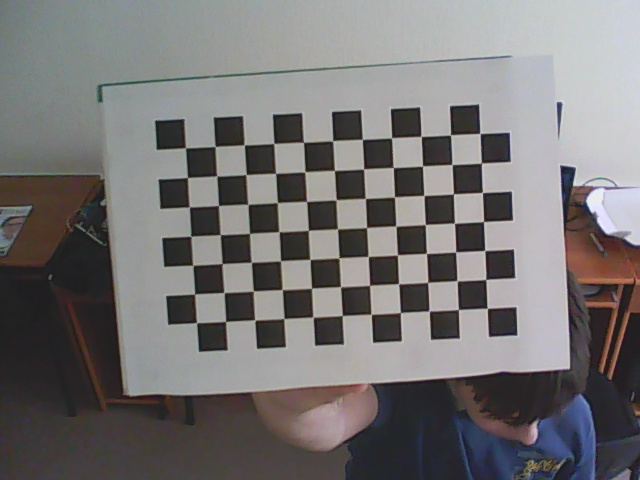
//> input picture chess_photo/left0.jpg, 640 x 480 px
$ ./rect   (built with g++ and OpenCV 4)
//> lines starting //> are read from the running program, lines starting //| are printed output that depends on the picture
/* This is sample from the OpenCV book. The copyright notice is below */

/* *************** License:**************************
   Oct. 3, 2008
   Right to use this code in any way you want without warranty, support or any guarantee of it working.

   BOOK: It would be nice if you cited it:
   Learning OpenCV: Computer Vision with the OpenCV Library
     by Gary Bradski and Adrian Kaehler
     Published by O'Reilly Media, October 3, 2008

   AVAILABLE AT:
     http://www.amazon.com/Learning-OpenCV-Computer-Vision-Library/dp/0596516134
     Or: http://oreilly.com/catalog/9780596516130/
     ISBN-10: 0596516134 or: ISBN-13: 978-0596516130

   OTHER OPENCV SITES:
   * The source code is on sourceforge at:
     http://sourceforge.net/projects/opencvlibrary/
   * The OpenCV wiki page (As of Oct 1, 2008 this is down for changing over servers, but should come back):
     http://opencvlibrary.sourceforge.net/
   * An active user group is at:
     http://tech.groups.yahoo.com/group/OpenCV/
   * The minutes of weekly OpenCV development meetings are at:
     http://code.opencv.org/projects/opencv/wiki/Meeting_notes
   ************************************************** */

#include "opencv2/calib3d/calib3d.hpp"
#include "opencv2/highgui/highgui.hpp"
#include "opencv2/imgproc/imgproc.hpp"

#include <vector>
#include <string>
#include <algorithm>
#include <iostream>
#include <iterator>
#include <stdio.h>
#include <stdlib.h>
#include <ctype.h>

/*
using namespace cv;
using namespace std;

static int print_help()
{
    cout <<
            " Given a list of chessboard images, the number of corners (nx, ny)\n"
            " on the chessboards, and a flag: useCalibrated for \n"
            "   calibrated (0) or\n"
            "   uncalibrated \n"
            "     (1: use cvStereoCalibrate(), 2: compute fundamental\n"
            "         matrix separately) stereo. \n"
            " Calibrate the cameras and display the\n"
            " rectified results along with the computed disparity images.   \n" << endl;
    return 0;
}


static void
StereoCalib(const vector<string>& imagelist, Size boardSize, bool useCalibrated=true, bool showRectified=true)
{
    if( imagelist.size() % 2 != 0 )
    {
        cout << "Error: the image list contains odd (non-even) number of elements\n";
        return;
    }

    bool displayCorners = false;
    const int maxScale = 2;
    const float squareSize = 1.f;  // Set this to your actual square size
    // ARRAY AND VECTOR STORAGE:

    vector<vector<Point2f> > imagePoints[2];
    vector<vector<Point3f> > objectPoints;
    Size imageSize;

    int i, j, k, nimages = (int)imagelist.size()/2;

    imagePoints[0].resize(nimages);
    imagePoints[1].resize(nimages);
    vector<string> goodImageList;

    for( i = j = 0; i < nimages; i++ )
    {
        for( k = 0; k < 2; k++ )
        {
            const string& filename = imagelist[i*2+k];
            Mat img = imread(filename, 0);
            if(img.empty())
                break;
            if( imageSize == Size() )
                imageSize = img.size();
            else if( img.size() != imageSize )
            {
                cout << "The image " << filename << " has the size different from the first image size. Skipping the pair\n";
                break;
            }
            bool found = false;
            vector<Point2f>& corners = imagePoints[k][j];
            for( int scale = 1; scale <= maxScale; scale++ )
            {
                Mat timg;
                if( scale == 1 )
                    timg = img;
                else
                    resize(img, timg, Size(), scale, scale);
                found = findChessboardCorners(timg, boardSize, corners,
                    CV_CALIB_CB_ADAPTIVE_THRESH | CV_CALIB_CB_NORMALIZE_IMAGE);
                if( found )
                {
                    if( scale > 1 )
                    {
                        Mat cornersMat(corners);
                        cornersMat *= 1./scale;
                    }
                    break;
                }
            }
            if( displayCorners )
            {
                cout << filename << endl;
                Mat cimg, cimg1;
                cvtColor(img, cimg, CV_GRAY2BGR);
                drawChessboardCorners(cimg, boardSize, corners, found);
                double sf = 640./MAX(img.rows, img.cols);
                resize(cimg, cimg1, Size(), sf, sf);
                imshow("corners", cimg1);
                char c = (char)waitKey(500);
                if( c == 27 || c == 'q' || c == 'Q' ) //Allow ESC to quit
                    exit(-1);
            }
            else
                putchar('.');
            if( !found )
                break;
            cornerSubPix(img, corners, Size(11,11), Size(-1,-1),
                         TermCriteria(CV_TERMCRIT_ITER+CV_TERMCRIT_EPS,
                                      30, 0.01));
        }
        if( k == 2 )
        {
            goodImageList.push_back(imagelist[i*2]);
            goodImageList.push_back(imagelist[i*2+1]);
            j++;
        }
    }
    cout << j << " pairs have been successfully detected.\n";
    nimages = j;
    if( nimages < 2 )
    {
        cout << "Error: too little pairs to run the calibration\n";
        return;
    }

    imagePoints[0].resize(nimages);
    imagePoints[1].resize(nimages);
    objectPoints.resize(nimages);

    for( i = 0; i < nimages; i++ )
    {
        for( j = 0; j < boardSize.height; j++ )
            for( k = 0; k < boardSize.width; k++ )
                objectPoints[i].push_back(Point3f(j*squareSize, k*squareSize, 0));
    }

    cout << "Running stereo calibration ...\n";

    Mat cameraMatrix[2], distCoeffs[2];
    cameraMatrix[0] = Mat::eye(3, 3, CV_64F);
    cameraMatrix[1] = Mat::eye(3, 3, CV_64F);
    Mat R, T, E, F;

    double rms = stereoCalibrate(objectPoints, imagePoints[0], imagePoints[1],
                    cameraMatrix[0], distCoeffs[0],
                    cameraMatrix[1], distCoeffs[1],
                    imageSize, R, T, E, F,
                    TermCriteria(CV_TERMCRIT_ITER+CV_TERMCRIT_EPS, 100, 1e-5),
                    CV_CALIB_FIX_ASPECT_RATIO +
                    CV_CALIB_ZERO_TANGENT_DIST +
                    CV_CALIB_SAME_FOCAL_LENGTH +
                    CV_CALIB_RATIONAL_MODEL +
                    CV_CALIB_FIX_K3 + CV_CALIB_FIX_K4 + CV_CALIB_FIX_K5);
    cout << "done with RMS error=" << rms << endl;

// CALIBRATION QUALITY CHECK
// because the output fundamental matrix implicitly
// includes all the output information,
// we can check the quality of calibration using the
// epipolar geometry constraint: m2^t*F*m1=0
    double err = 0;
    int npoints = 0;
    vector<Vec3f> lines[2];
    for( i = 0; i < nimages; i++ )
    {
        int npt = (int)imagePoints[0][i].size();
        Mat imgpt[2];
        for( k = 0; k < 2; k++ )
        {
            imgpt[k] = Mat(imagePoints[k][i]);
            undistortPoints(imgpt[k], imgpt[k], cameraMatrix[k], distCoeffs[k], Mat(), cameraMatrix[k]);
            computeCorrespondEpilines(imgpt[k], k+1, F, lines[k]);
        }
        for( j = 0; j < npt; j++ )
        {
            double errij = fabs(imagePoints[0][i][j].x*lines[1][j][0] +
                                imagePoints[0][i][j].y*lines[1][j][1] + lines[1][j][2]) +
                           fabs(imagePoints[1][i][j].x*lines[0][j][0] +
                                imagePoints[1][i][j].y*lines[0][j][1] + lines[0][j][2]);
            err += errij;
        }
        npoints += npt;
    }
    cout << "average reprojection err = " <<  err/npoints << endl;

    // save intrinsic parameters
    FileStorage fs("intrinsics.yml", CV_STORAGE_WRITE);
    if( fs.isOpened() )
    {
        fs << "M1" << cameraMatrix[0] << "D1" << distCoeffs[0] <<
            "M2" << cameraMatrix[1] << "D2" << distCoeffs[1];
        fs.release();
    }
    else
        cout << "Error: can not save the intrinsic parameters\n";

    Mat R1, R2, P1, P2, Q;
    Rect validRoi[2];

    stereoRectify(cameraMatrix[0], distCoeffs[0],
                  cameraMatrix[1], distCoeffs[1],
                  imageSize, R, T, R1, R2, P1, P2, Q,
                  CALIB_ZERO_DISPARITY, 1, imageSize, &validRoi[0], &validRoi[1]);

    fs.open("extrinsics.yml", CV_STORAGE_WRITE);
    if( fs.isOpened() )
    {
        fs << "R" << R << "T" << T << "R1" << R1 << "R2" << R2 << "P1" << P1 << "P2" << P2 << "Q" << Q;
        fs.release();
    }
    else
        cout << "Error: can not save the intrinsic parameters\n";

    // OpenCV can handle left-right
    // or up-down camera arrangements
    bool isVerticalStereo = fabs(P2.at<double>(1, 3)) > fabs(P2.at<double>(0, 3));

// COMPUTE AND DISPLAY RECTIFICATION
    if( !showRectified )
        return;

    Mat rmap[2][2];
// IF BY CALIBRATED (BOUGUET'S METHOD)
    if( useCalibrated )
    {
        // we already computed everything
    }
// OR ELSE HARTLEY'S METHOD
    else
 // use intrinsic parameters of each camera, but
 // compute the rectification transformation directly
 // from the fundamental matrix
    {
        vector<Point2f> allimgpt[2];
        for( k = 0; k < 2; k++ )
        {
            for( i = 0; i < nimages; i++ )
                std::copy(imagePoints[k][i].begin(), imagePoints[k][i].end(), back_inserter(allimgpt[k]));
        }
        F = findFundamentalMat(Mat(allimgpt[0]), Mat(allimgpt[1]), FM_8POINT, 0, 0);
        Mat H1, H2;
        stereoRectifyUncalibrated(Mat(allimgpt[0]), Mat(allimgpt[1]), F, imageSize, H1, H2, 3);

        R1 = cameraMatrix[0].inv()*H1*cameraMatrix[0];
        R2 = cameraMatrix[1].inv()*H2*cameraMatrix[1];
        P1 = cameraMatrix[0];
        P2 = cameraMatrix[1];
    }

    //Precompute maps for cv::remap()
    initUndistortRectifyMap(cameraMatrix[0], distCoeffs[0], R1, P1, imageSize, CV_16SC2, rmap[0][0], rmap[0][1]);
    initUndistortRectifyMap(cameraMatrix[1], distCoeffs[1], R2, P2, imageSize, CV_16SC2, rmap[1][0], rmap[1][1]);

    Mat canvas;
    double sf;
    int w, h;
    if( !isVerticalStereo )
    {
        sf = 600./MAX(imageSize.width, imageSize.height);
        w = cvRound(imageSize.width*sf);
        h = cvRound(imageSize.height*sf);
        canvas.create(h, w*2, CV_8UC3);
    }
    else
    {
        sf = 300./MAX(imageSize.width, imageSize.height);
        w = cvRound(imageSize.width*sf);
        h = cvRound(imageSize.height*sf);
        canvas.create(h*2, w, CV_8UC3);
    }

    for( i = 0; i < nimages; i++ )
    {
        for( k = 0; k < 2; k++ )
        {
            Mat img = imread(goodImageList[i*2+k], 0), rimg, cimg;
            remap(img, rimg, rmap[k][0], rmap[k][1], CV_INTER_LINEAR);
            cvtColor(rimg, cimg, CV_GRAY2BGR);
            Mat canvasPart = !isVerticalStereo ? canvas(Rect(w*k, 0, w, h)) : canvas(Rect(0, h*k, w, h));
            resize(cimg, canvasPart, canvasPart.size(), 0, 0, CV_INTER_AREA);
            if( useCalibrated )
            {
                Rect vroi(cvRound(validRoi[k].x*sf), cvRound(validRoi[k].y*sf),
                          cvRound(validRoi[k].width*sf), cvRound(validRoi[k].height*sf));
                rectangle(canvasPart, vroi, Scalar(0,0,255), 3, 8);
            }
        }

        if( !isVerticalStereo )
            for( j = 0; j < canvas.rows; j += 16 )
                line(canvas, Point(0, j), Point(canvas.cols, j), Scalar(0, 255, 0), 1, 8);
        else
            for( j = 0; j < canvas.cols; j += 16 )
                line(canvas, Point(j, 0), Point(j, canvas.rows), Scalar(0, 255, 0), 1, 8);
        imshow("rectified", canvas);
        char c = (char)waitKey();
        if( c == 27 || c == 'q' || c == 'Q' )
            break;
    }
}


static bool readStringList( const string& filename, vector<string>& l )
{
    l.resize(0);
    FileStorage fs(filename, FileStorage::READ);
    if( !fs.isOpened() )
        return false;
    FileNode n = fs.getFirstTopLevelNode();
    if( n.type() != FileNode::SEQ )
        return false;
    FileNodeIterator it = n.begin(), it_end = n.end();
    for( ; it != it_end; ++it )
        l.push_back((string)*it);
    return true;
}

int main(int argc, char** argv)
{
    Size boardSize;
    string imagelistfn;
    bool showRectified = true;

    for( int i = 1; i < argc; i++ )
    {
        if( string(argv[i]) == "-w" )
        {
            if( sscanf(argv[++i], "%d", &boardSize.width) != 1 || boardSize.width <= 0 )
            {
                cout << "invalid board width" << endl;
                return print_help();
            }
        }
        else if( string(argv[i]) == "-h" )
        {
            if( sscanf(argv[++i], "%d", &boardSize.height) != 1 || boardSize.height <= 0 )
            {
                cout << "invalid board height" << endl;
                return print_help();
            }
        }
        else if( string(argv[i]) == "-nr" )
            showRectified = false;
        else if( string(argv[i]) == "--help" )
            return print_help();
        else if( argv[i][0] == '-' )
        {
            cout << "invalid option " << argv[i] << endl;
            return 0;
        }
        else
            imagelistfn = argv[i];
    }

    if( imagelistfn == "" )
    {
        imagelistfn = "stereo_calib.xml";
        //boardSize = Size(9, 6);
        boardSize = Size(11, 7);
    }
    else if( boardSize.width <= 0 || boardSize.height <= 0 )
    {
        cout << "if you specified XML file with chessboards, you should also specify the board width and height (-w and -h options)" << endl;
        return 0;
    }

    vector<string> imagelist;
    bool ok = readStringList(imagelistfn, imagelist);
    if(!ok || imagelist.empty())
    {
        cout << "can not open " << imagelistfn << " or the string list is empty" << endl;
        return print_help();
    }

    StereoCalib(imagelist, boardSize, true, showRectified);
    return 0;
}
*/

int main(int argc, char** argv)
{
    cv::FileStorage fsi("intrinsics.yml", cv::FileStorage::READ);
    cv::Mat cameraMatrix[2], distCoeffs[2];
    fsi["M1"] >> cameraMatrix[0];
    fsi["M2"] >> cameraMatrix[1];
    fsi["D1"] >> distCoeffs[0];
    fsi["D2"] >> distCoeffs[1];
    cv::FileStorage fse("extrinsics.yml", cv::FileStorage::READ);
    cv::Mat R, T, E, F;
    cv::Mat R1, R2, P1, P2, Q;
    fse["R"] >> R;
    fse["T"] >> T;
    fse["Q"] >> Q;
    fse["R1"] >> R1;
    fse["R2"] >> R2;
    fse["P1"] >> P1;
    fse["P2"] >> P2;
    cv::Size imageSize(640, 480);
    cv::Mat rmap[2][2];
    cv::initUndistortRectifyMap(cameraMatrix[0], distCoeffs[0], R1, P1, imageSize, CV_16SC2, rmap[0][0], rmap[0][1]);
    cv::initUndistortRectifyMap(cameraMatrix[1], distCoeffs[1], R2, P2, imageSize, CV_16SC2, rmap[1][0], rmap[1][1]);
    cv::Mat img = cv::imread("left0.jpg", 0), rimg, cimg;
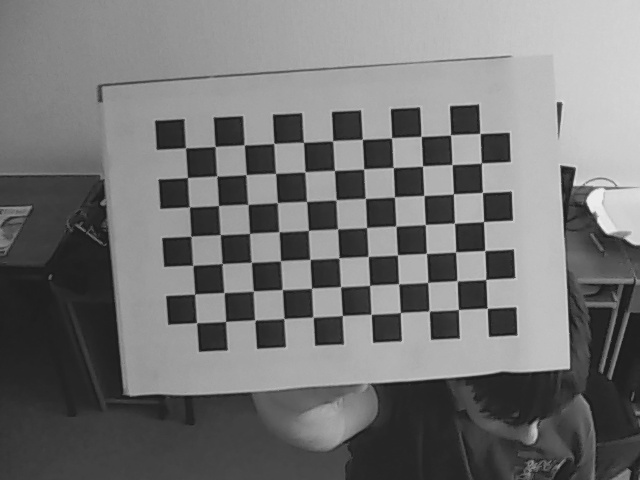
//> img: 480 rows x 640 cols, CV_8UC1; min 24, max 241, mean 116.6
    cv::remap(img, rimg, rmap[0][0], rmap[0][1], CV_INTER_LINEAR);
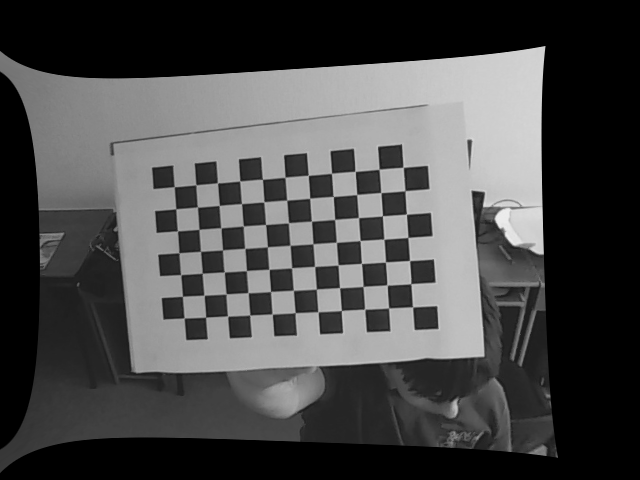
//> rimg: 480 rows x 640 cols, CV_8UC1; min 0, max 237, mean 73.8
    cv::cvtColor(rimg, cimg, CV_GRAY2BGR);
    cv::imshow("l", cimg);
    cv::imwrite("l.jpg", cimg);
    img = cv::imread("right0.jpg", 0);
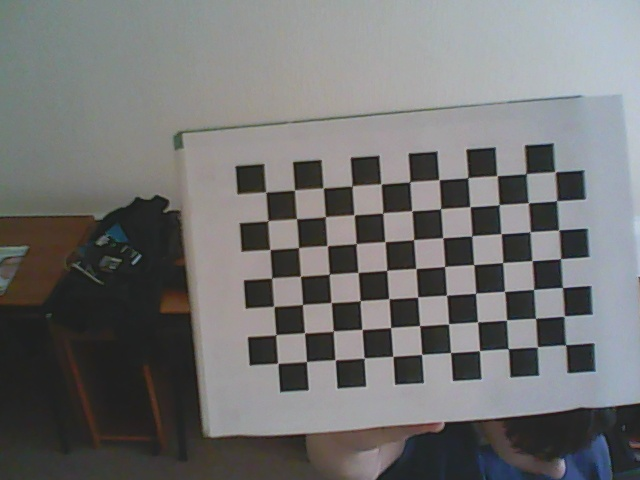
//> input picture chess_photo/right0.jpg, 640 x 480 px
//> img: 480 rows x 640 cols, CV_8UC1; min 23, max 205, mean 113.8
    cv::remap(img, rimg, rmap[1][0], rmap[1][1], CV_INTER_LINEAR);
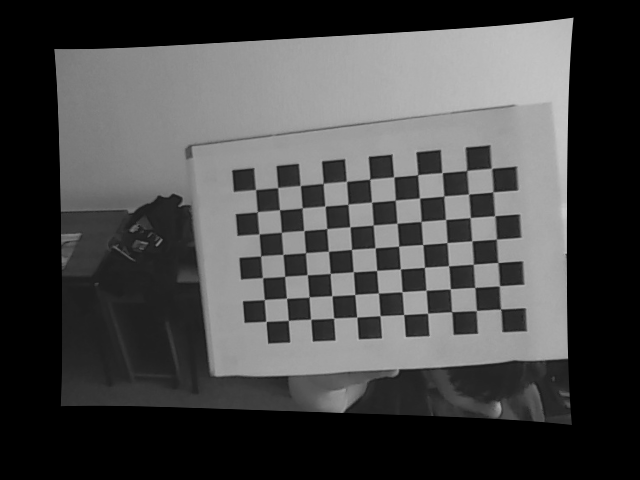
//> rimg: 480 rows x 640 cols, CV_8UC1; min 0, max 204, mean 72.3
    cv::cvtColor(rimg, cimg, CV_GRAY2BGR);
    cv::imshow("r", cimg);
    cv::imwrite("r.jpg", cimg);
    cv::waitKey();

    //std::cout<<rmap[0][0];
    //std::cout<<rmap[0][1];
    return 0;
}
        //fs << "R" << R << "T" << T << "R1" << R1 << "R2" << R2 << "P1" << P1 << "P2" << P2 << "Q" << Q;
